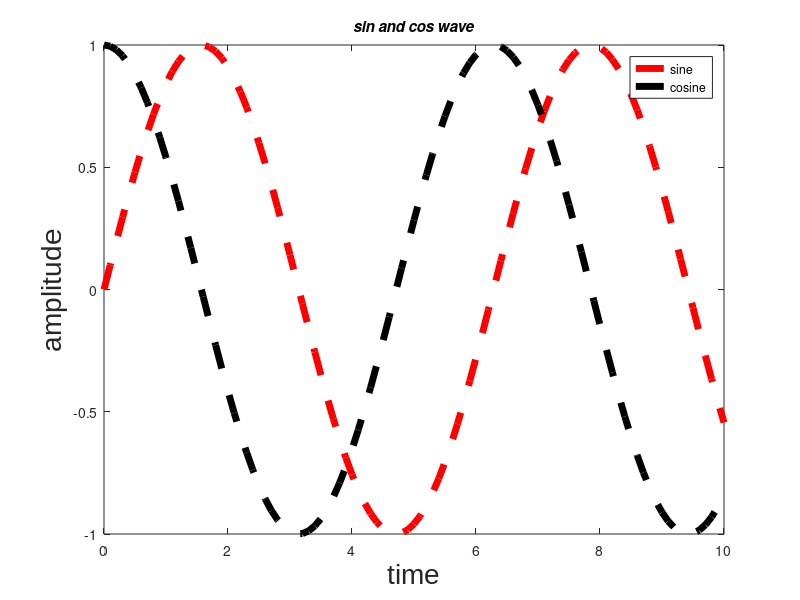

The MATLAB script that drew this image:
%% To Plot Sine and Cosine Waves

%% Name:Rishika Gupta
%% PRN:16070123134
%% Version:1.0

clc;%Clear Command Window
clear all;%Disable all tasks in workflow
close all;%Close file after writing video data
t=0:0.1:10%to set the period of sine wave
a=sin(t)%to generate a sine wave
plot(t,a,'r--','linewidth',5)%to plot a sine wave with red colour and dashed linewidth line width 5
hold on%to hold a sine wave
t=0:0.1:10%to set the period of cosine wave
a=cos(t)%to generate a cosine wave
plot(t,a,'k--','linewidth',5)%to plot a sine wave with red colour and dashed linewidth line width 5
xlabel('time','fontsize',20,'fontname','arial')%labels x axis with font style aerial.
ylabel('amplitude','fontsize',20,'fontname','arial')%labels y axis with font style aerial.
title('sin and cos wave','FontAngle', 'italic')%labels the title of the graph with font angle italics.
legend('sine','cosine')%add legends to axis

